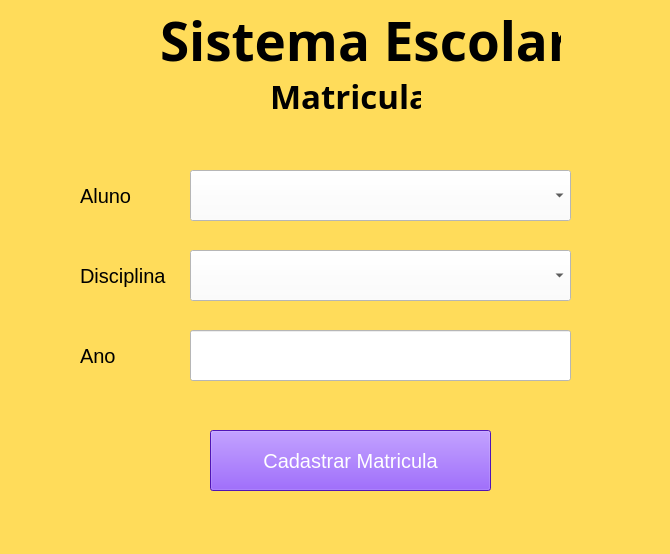
<?xml version="1.0" encoding="UTF-8"?>
<ui version="4.0">
 <class>MainWindow</class>
 <widget class="QMainWindow" name="MainWindow">
  <property name="geometry">
   <rect>
    <x>0</x>
    <y>0</y>
    <width>670</width>
    <height>554</height>
   </rect>
  </property>
  <property name="windowTitle">
   <string>MainWindow</string>
  </property>
  <property name="styleSheet">
   <string notr="true">background-color: rgb(255, 220, 90);</string>
  </property>
  <widget class="QWidget" name="centralwidget">
   <widget class="QLabel" name="label_2">
    <property name="geometry">
     <rect>
      <x>160</x>
      <y>10</y>
      <width>401</width>
      <height>61</height>
     </rect>
    </property>
    <property name="font">
     <font>
      <family>Segoe UI Semibold</family>
      <pointsize>40</pointsize>
      <weight>75</weight>
      <bold>true</bold>
     </font>
    </property>
    <property name="text">
     <string>Sistema Escolar</string>
    </property>
   </widget>
   <widget class="QLabel" name="label_3">
    <property name="geometry">
     <rect>
      <x>270</x>
      <y>70</y>
      <width>151</width>
      <height>51</height>
     </rect>
    </property>
    <property name="font">
     <font>
      <family>Segoe UI Semibold</family>
      <pointsize>25</pointsize>
      <weight>75</weight>
      <bold>true</bold>
     </font>
    </property>
    <property name="text">
     <string>Matricula</string>
    </property>
   </widget>
   <widget class="QPushButton" name="cad_prof2">
    <property name="geometry">
     <rect>
      <x>210</x>
      <y>430</y>
      <width>281</width>
      <height>61</height>
     </rect>
    </property>
    <property name="font">
     <font>
      <pointsize>15</pointsize>
     </font>
    </property>
    <property name="styleSheet">
     <string notr="true">background-color: rgb(112, 30, 255);
color: rgb(255, 255, 255);</string>
    </property>
    <property name="text">
     <string>Cadastrar Matricula</string>
    </property>
   </widget>
   <widget class="QLabel" name="label_4">
    <property name="geometry">
     <rect>
      <x>80</x>
      <y>180</y>
      <width>81</width>
      <height>31</height>
     </rect>
    </property>
    <property name="font">
     <font>
      <pointsize>15</pointsize>
     </font>
    </property>
    <property name="text">
     <string>Aluno</string>
    </property>
   </widget>
   <widget class="QLabel" name="label_5">
    <property name="geometry">
     <rect>
      <x>80</x>
      <y>260</y>
      <width>101</width>
      <height>31</height>
     </rect>
    </property>
    <property name="font">
     <font>
      <pointsize>15</pointsize>
     </font>
    </property>
    <property name="text">
     <string>Disciplina</string>
    </property>
   </widget>
   <widget class="QLabel" name="label_6">
    <property name="geometry">
     <rect>
      <x>80</x>
      <y>340</y>
      <width>51</width>
      <height>31</height>
     </rect>
    </property>
    <property name="font">
     <font>
      <pointsize>15</pointsize>
     </font>
    </property>
    <property name="text">
     <string>Ano</string>
    </property>
   </widget>
   <widget class="QLineEdit" name="ano_matricula">
    <property name="geometry">
     <rect>
      <x>190</x>
      <y>330</y>
      <width>381</width>
      <height>51</height>
     </rect>
    </property>
    <property name="font">
     <font>
      <pointsize>14</pointsize>
     </font>
    </property>
    <property name="styleSheet">
     <string notr="true">background-color: rgb(255, 255, 255);</string>
    </property>
    <property name="text">
     <string/>
    </property>
   </widget>
   <widget class="QComboBox" name="aluno_mat">
    <property name="geometry">
     <rect>
      <x>190</x>
      <y>170</y>
      <width>381</width>
      <height>51</height>
     </rect>
    </property>
    <property name="styleSheet">
     <string notr="true">background-color: rgb(255, 255, 255);</string>
    </property>
   </widget>
   <widget class="QComboBox" name="disc_mat">
    <property name="geometry">
     <rect>
      <x>190</x>
      <y>250</y>
      <width>381</width>
      <height>51</height>
     </rect>
    </property>
    <property name="styleSheet">
     <string notr="true">background-color: rgb(255, 255, 255);</string>
    </property>
   </widget>
  </widget>
  <widget class="QMenuBar" name="menubar">
   <property name="geometry">
    <rect>
     <x>0</x>
     <y>0</y>
     <width>670</width>
     <height>21</height>
    </rect>
   </property>
  </widget>
  <widget class="QStatusBar" name="statusbar"/>
 </widget>
 <resources/>
 <connections/>
</ui>
